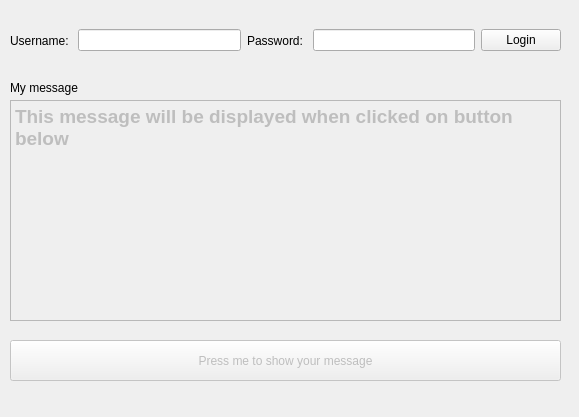
<?xml version="1.0" encoding="UTF-8"?>
<ui version="4.0">
 <class>Form</class>
 <widget class="QWidget" name="Form">
  <property name="geometry">
   <rect>
    <x>0</x>
    <y>0</y>
    <width>579</width>
    <height>417</height>
   </rect>
  </property>
  <property name="windowTitle">
   <string>Form</string>
  </property>
  <widget class="QWidget" name="horizontalLayoutWidget">
   <property name="geometry">
    <rect>
     <x>10</x>
     <y>20</y>
     <width>551</width>
     <height>41</height>
    </rect>
   </property>
   <layout class="QHBoxLayout" name="horizontalLayout">
    <item>
     <widget class="QLabel" name="label">
      <property name="text">
       <string>Username: </string>
      </property>
     </widget>
    </item>
    <item>
     <widget class="QLineEdit" name="usernameTextEdit"/>
    </item>
    <item>
     <widget class="QLabel" name="label_2">
      <property name="text">
       <string>Password: </string>
      </property>
     </widget>
    </item>
    <item>
     <widget class="QLineEdit" name="passwordTextEdit">
      <property name="echoMode">
       <enum>QLineEdit::Password</enum>
      </property>
     </widget>
    </item>
    <item>
     <widget class="QPushButton" name="loginButton">
      <property name="text">
       <string>Login</string>
      </property>
     </widget>
    </item>
   </layout>
  </widget>
  <widget class="QTextEdit" name="messageTextEdit">
   <property name="enabled">
    <bool>false</bool>
   </property>
   <property name="geometry">
    <rect>
     <x>10</x>
     <y>100</y>
     <width>551</width>
     <height>221</height>
    </rect>
   </property>
   <property name="html">
    <string>&lt;!DOCTYPE HTML PUBLIC &quot;-//W3C//DTD HTML 4.0//EN&quot; &quot;http://www.w3.org/TR/REC-html40/strict.dtd&quot;&gt;
&lt;html&gt;&lt;head&gt;&lt;meta name=&quot;qrichtext&quot; content=&quot;1&quot; /&gt;&lt;style type=&quot;text/css&quot;&gt;
p, li { white-space: pre-wrap; }
&lt;/style&gt;&lt;/head&gt;&lt;body style=&quot; font-family:'MS Shell Dlg 2'; font-size:8.25pt; font-weight:400; font-style:normal;&quot;&gt;
&lt;p style=&quot; margin-top:0px; margin-bottom:0px; margin-left:0px; margin-right:0px; -qt-block-indent:0; text-indent:0px;&quot;&gt;&lt;span style=&quot; font-size:14pt; font-weight:600;&quot;&gt;This message will be displayed when clicked on button below&lt;/span&gt;&lt;/p&gt;&lt;/body&gt;&lt;/html&gt;</string>
   </property>
  </widget>
  <widget class="QLabel" name="label_3">
   <property name="geometry">
    <rect>
     <x>10</x>
     <y>80</y>
     <width>91</width>
     <height>16</height>
    </rect>
   </property>
   <property name="text">
    <string>My message</string>
   </property>
  </widget>
  <widget class="QPushButton" name="showButton">
   <property name="enabled">
    <bool>false</bool>
   </property>
   <property name="geometry">
    <rect>
     <x>10</x>
     <y>340</y>
     <width>551</width>
     <height>41</height>
    </rect>
   </property>
   <property name="text">
    <string>Press me to show your message</string>
   </property>
  </widget>
 </widget>
 <resources/>
 <connections/>
</ui>
